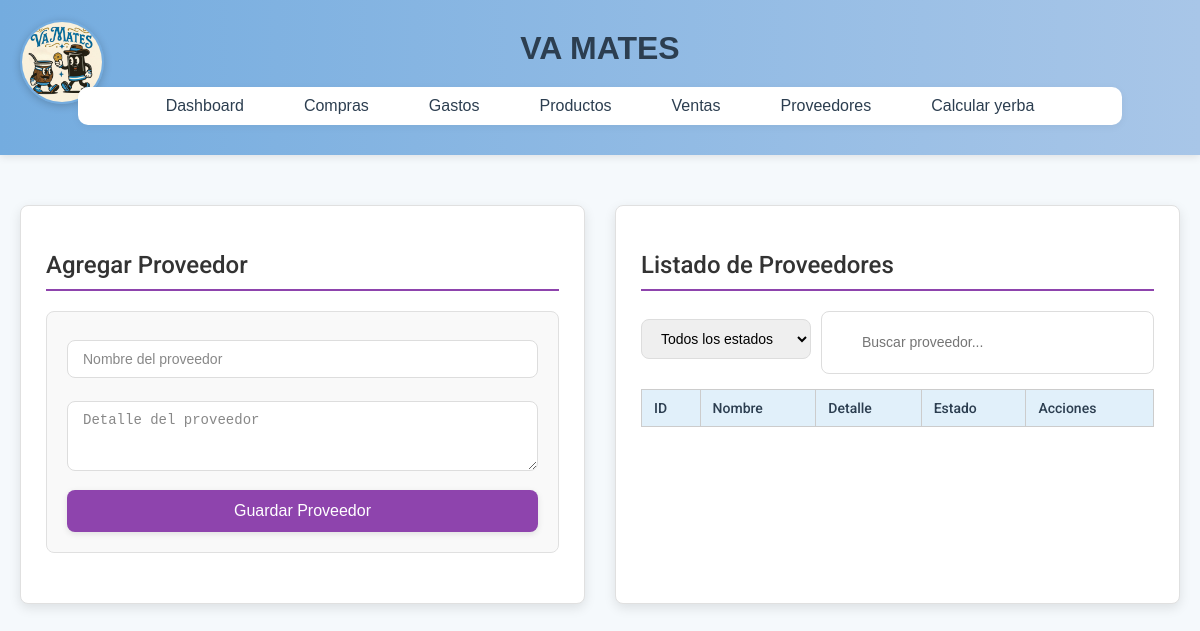
Before: /proveedores/index.php with the older database file.
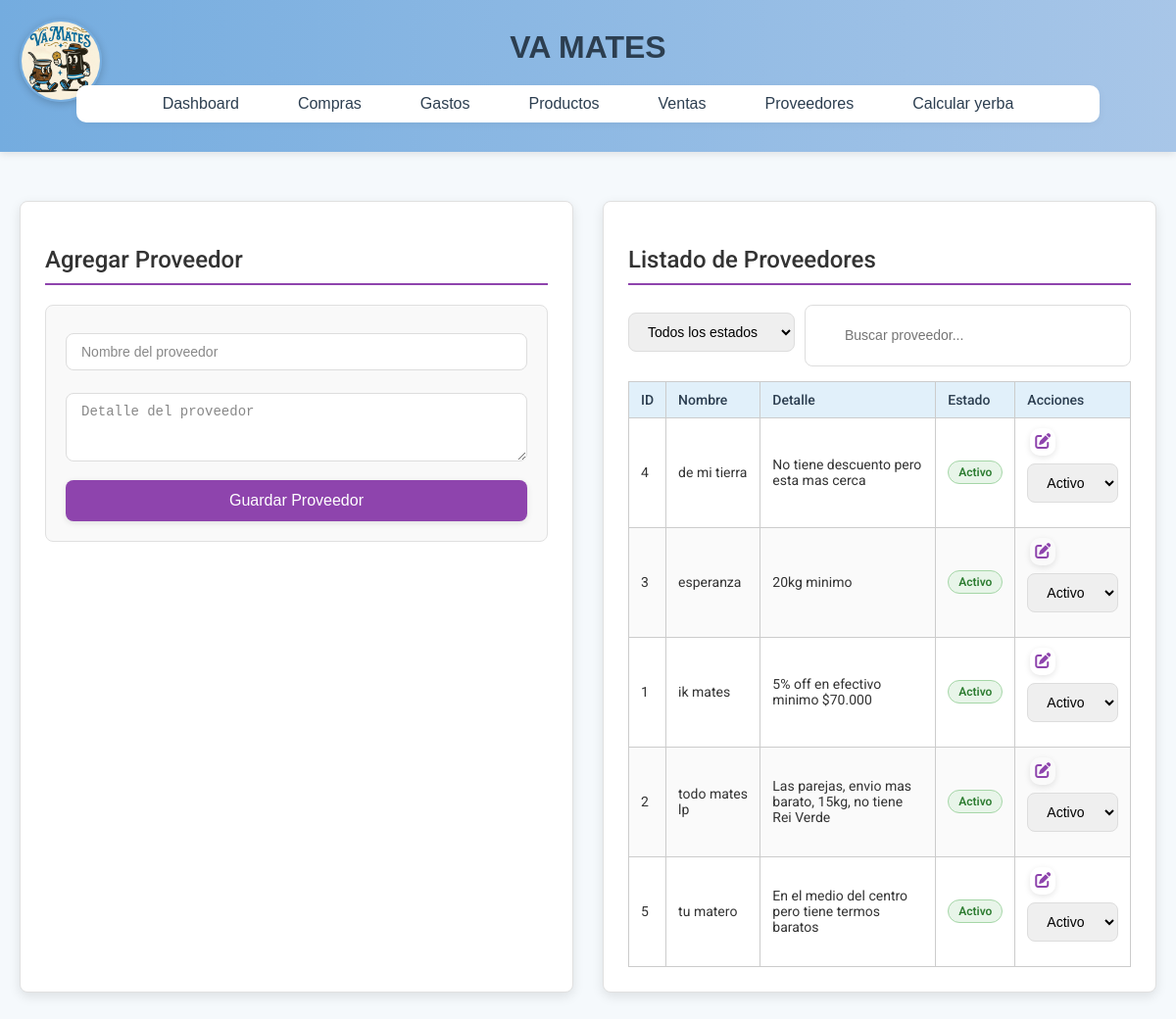
After: the same page with the newer database file.
### tables this page shows
CREATE TABLE `proveedores` (
  `id` int(11) NOT NULL,
  `nombre` varchar(100) NOT NULL,
  `detalle` text DEFAULT NULL,
  `estado` enum('activo','desactivado') NOT NULL DEFAULT 'activo'
);

### proveedores/index.php (the view, shortened to what this page needs)
<?php include '../includes/header.php'; ?>
<head>
    <link rel="stylesheet" href="/vamates3/assets/css/styles.css">
    <link rel="stylesheet" href="https://cdnjs.cloudflare.com/ajax/libs/font-awesome/6.4.0/css/all.min.css">
</head>
<body>
<div class="container">
    <div class="column left">
        <h2>Agregar Proveedor</h2>
        <form action="add_proveedor.php" method="post" class="form-container">
            <input class="control" type="text" name="nombre" placeholder="Nombre del proveedor" required>
            <textarea class="control" name="detalle" placeholder="Detalle del proveedor" rows="3"></textarea>
            <input class="btn-submit" type="submit" value="Guardar Proveedor">
        </form>
    </div>
    <div class="column right">
        <h2>Listado de Proveedores</h2>
        <div style="display: flex; gap: 10px; margin-bottom: 15px;">
            <select id="filtroEstado" class="control" onchange="filtrarProveedores()" style="flex: 1;">
                <option value="">Todos los estados</option>
            </select>
            <input type="text" id="buscarProveedor" class="search-input" placeholder="Buscar proveedor..." onkeyup="filtrarProveedores()" style="flex: 2;">
        </div>
        <?php
        include '../config/config.php';
        ?>
        <?php
        $sql = "SELECT * FROM proveedores ORDER BY nombre ASC";
        $result = $conn->query($sql);
        ?>
        <table id="tablaProveedores">
            <thead>
                <tr>
                    <th>ID</th>
                    <th>Nombre</th>
                    <th>Detalle</th>
                    <th>Estado</th>
                    <th>Acciones</th>
                </tr>
            </thead>
            <tbody>
            <?php while($proveedor = $result->fetch_assoc()): ?>
                <tr id="fila-proveedor-<?= $proveedor['id'] ?>" class="<?= $proveedor['estado'] == 'desactivado' ? 'proveedor-inactivo' : '' ?>">
                    <td><?= $proveedor['id'] ?></td>
                    <td><?= htmlspecialchars($proveedor['nombre']) ?></td>
                    <td><?= htmlspecialchars($proveedor['detalle']) ?></td>
                    <td>
                        <span class="badge <?= $proveedor['estado'] == 'activo' ? 'badge-activo' : 'badge-inactivo' ?>">
                            <?= ucfirst($proveedor['estado']) ?>
                        </span>
                    </td>
                    <td>
                        <button class="btn-action btn-edit" onclick="editarProveedor(<?= $proveedor['id'] ?>)">
                            <i class="fas fa-edit"></i>
                        </button>
                        <select class="control" onchange="cambiarEstado(<?= $proveedor['id'] ?>, this.value)">
                            <option value="activo" <?= $proveedor['estado'] == 'activo' ? 'selected' : '' ?>>Activo</option>
                        </select>
                    </td>
                </tr>
            <?php endwhile; ?>
            </tbody>
        </table>
    </div>
</div>
</body>

Changed rows visible on the page:
added proveedores: id "4", nombre "de mi tierra", detalle "No tiene descuento pero esta mas cerca", estado "Activo", estado+id "Activo"
added proveedores: id "3", nombre "esperanza", detalle "20kg minimo", estado "Activo", estado+id "Activo"
added proveedores: id "1", nombre "ik mates", detalle "5% off en efectivo minimo $70.000", estado "Activo", estado+id "Activo"
added proveedores: id "2", nombre "todo mates lp", detalle "Las parejas, envio mas barato, 15kg, no tiene Rei Verde", estado "Activo", estado+id "Activo"
added proveedores: id "5", nombre "tu matero", detalle "En el medio del centro pero tiene termos baratos", estado "Activo", estado+id "Activo"
